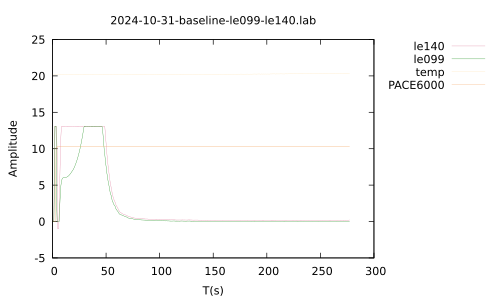

gnuplot code for this plot:
set terminal pdf
set encoding utf8
set output "2024-10-31-baseline-le099-le140.pdf"
set encoding utf8
#set xrange [0.0:600.0]
#set yrange [0.0:20.0]
set key outside
set style line 1 linecolor rgb '#DB7093' linewidth 0.1
set style line 2 linecolor rgb '#008000' linewidth 0.1
set style line 3 linecolor rgb '#FFE4B5' linewidth 0.1
set style line 4 linecolor rgb '#F4A460' linewidth 0.1
set title "2024-10-31-baseline-le099-le140.lab"
set xlabel "T(s)"
set ylabel "Amplitude"
plot "2024-10-31-baseline-le099-le140.lab" every ::1 using 1:2 w l linestyle 1 title "le140", "2024-10-31-baseline-le099-le140.lab" using 1:3 w l linestyle 2 title "le099", "2024-10-31-baseline-le099-le140.lab" using 1:4 w l linestyle 3 title "temp", "2024-10-31-baseline-le099-le140.lab" using 1:5 w l linestyle 4 title "PACE6000"
